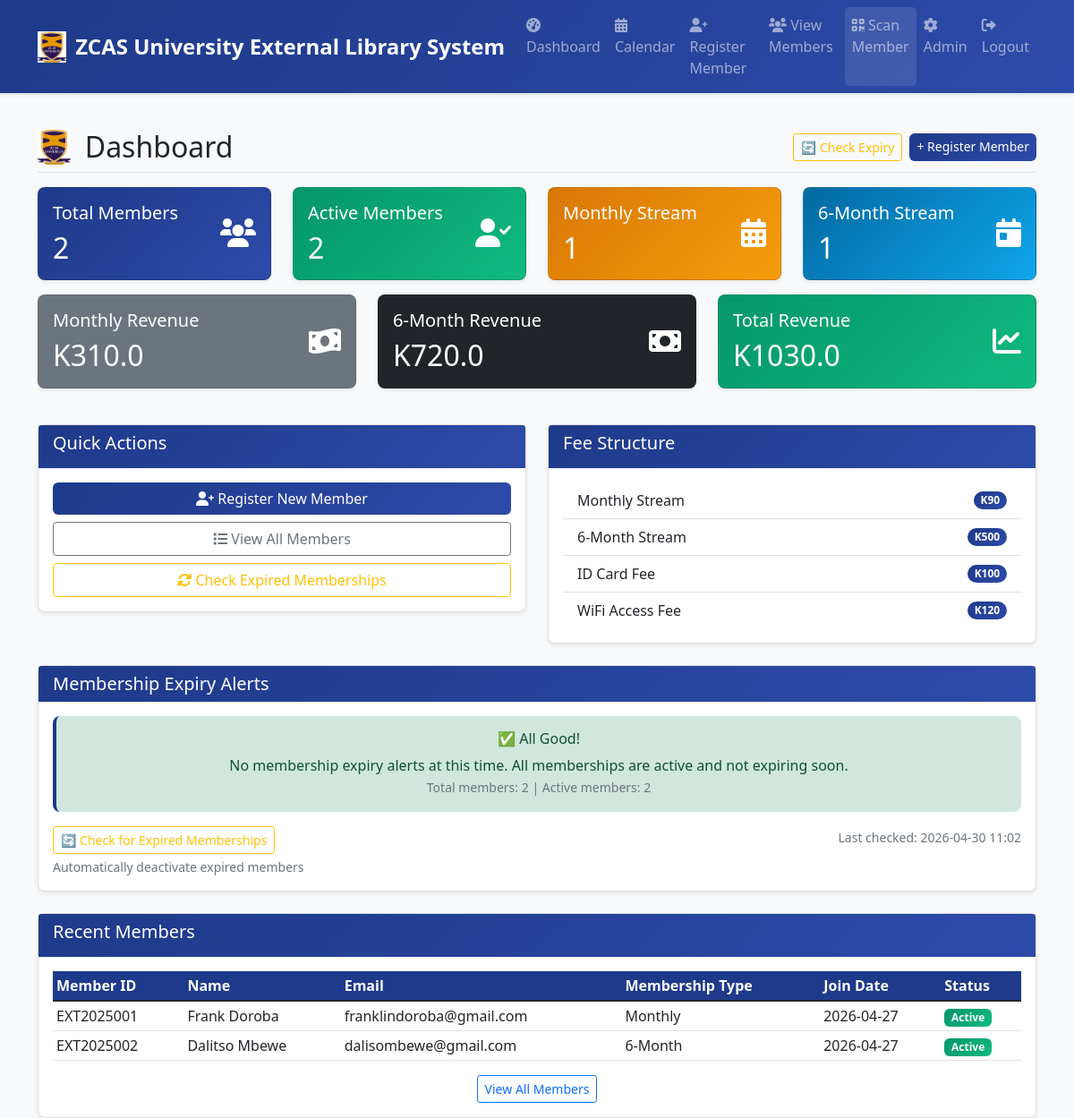
Screenshot of /dashboard (signed in) with the database file from the repository.
### app.py (models this page shows)
class Member(db.Model):
    id = db.Column(db.Integer, primary_key=True)
    member_id = db.Column(db.String(20), unique=True, nullable=False)
    full_name = db.Column(db.String(100), nullable=False)
    email = db.Column(db.String(120), nullable=False)
    phone = db.Column(db.String(20), nullable=False)
    address = db.Column(db.Text, nullable=False)
    nrc_number = db.Column(db.String(50), nullable=False)
    nationality = db.Column(db.String(50), default='Zambian')
    membership_type = db.Column(db.String(20), nullable=False)
    duration_months = db.Column(db.Integer, default=1)
    photo_path = db.Column(db.String(200), nullable=True)
    receipt_number = db.Column(db.String(50), nullable=True)
    registration_date = db.Column(db.DateTime, default=datetime.utcnow)
    expiry_date = db.Column(db.DateTime, nullable=True)
    status = db.Column(db.String(20), default='active')
    rfid_uid = db.Column(db.String(50), unique=True,
                         nullable=True)  # RFID UID field
    payments = db.relationship('Payment', backref='member', lazy=True)
    access_logs = db.relationship('AccessLog', backref='member', lazy=True)
    current_session = db.relationship(
        'CurrentSession', backref='member', uselist=False)

### app.py (the view)
@app.route('/dashboard')
@login_required
def dashboard():
    try:
        total_members = Member.query.count()
        active_members = Member.query.filter(Member.status == 'active').count()
        expired_members = Member.query.filter(
            Member.status == 'expired').count()
        current_in_library = CurrentSession.query.count()
        monthly_members = Member.query.filter_by(
            membership_type='monthly').count()
        six_months_members = Member.query.filter_by(
            membership_type='six_months').count()
        monthly_revenue = 0
        six_months_revenue = 0
        total_revenue = 0
        payments = Payment.query.all()
        for payment in payments:
            fee_breakdown = payment.get_fee_breakdown()
            if fee_breakdown.get('membership_type') == 'monthly':
                monthly_revenue += payment.amount
            elif fee_breakdown.get('membership_type') == 'six_months':
                six_months_revenue += payment.amount
            total_revenue += payment.amount
        members = Member.query.order_by(Member.registration_date.desc()).all()
        logo_exists = os.path.exists('static/images/logo.png')
        return render_template('dashboard.html',
                               total_members=total_members,
                               active_members=active_members,
                               expired_members=expired_members,
                               current_in_library=current_in_library,
                               monthly_members=monthly_members,
                               six_months_members=six_months_members,
                               monthly_revenue=monthly_revenue,
                               six_months_revenue=six_months_revenue,
                               total_revenue=total_revenue,
                               members=members,
                               logo_exists=logo_exists)
    except Exception as e:
        print(f"❌ Dashboard error: {e}")
        flash(f'Error loading dashboard: {str(e)}', 'error')
        return render_template('dashboard.html',
                               total_members=0, active_members=0, expired_members=0,
                               current_in_library=0,
                               monthly_members=0, six_months_members=0,
                               monthly_revenue=0, six_months_revenue=0, total_revenue=0,
                               members=[], logo_exists=False)

### templates/dashboard.html (shortened to what this page needs)
{% extends "base.html" %}
{% block content %}
<div class="d-flex justify-content-between flex-wrap flex-md-nowrap align-items-center pt-3 pb-2 mb-3 border-bottom">
    <div class="d-flex align-items-center">
        <img src="{{ url_for('static', filename='images/logo.png') }}" alt="Logo" class="me-3" style="height: 40px;">
        <h1 class="h2 mb-0">Dashboard</h1>
    </div>
    <div class="btn-toolbar mb-2 mb-md-0">
        <a href="{{ url_for('auto_check_expiry') }}" class="btn btn-sm btn-outline-warning me-2">
            🔄 Check Expiry
        </a>
        <a href="{{ url_for('register_member') }}" class="btn btn-sm btn-primary">
            + Register Member
        </a>
    </div>
</div>
<div class="row">
    <div class="col-md-3">
        <div class="card text-white bg-primary mb-3">
            <div class="card-body">
                <div class="d-flex justify-content-between">
                    <div>
                        <h5 class="card-title">Total Members</h5>
                        <h2 class="card-text">{{ total_members }}</h2>
                    </div>
                    <div class="align-self-center">
                        <i class="fas fa-users fa-2x"></i>
                    </div>
                </div>
            </div>
        </div>
    </div>
    <div class="col-md-3">
        <div class="card text-white bg-success mb-3">
            <div class="card-body">
                <div class="d-flex justify-content-between">
                    <div>
                        <h5 class="card-title">Active Members</h5>
                        <h2 class="card-text">{{ active_members }}</h2>
                    </div>
                    <div class="align-self-center">
                        <i class="fas fa-user-check fa-2x"></i>
                    </div>
                </div>
            </div>
        </div>
    </div>
    <div class="col-md-3">
        <div class="card text-white bg-warning mb-3">
            <div class="card-body">
                <div class="d-flex justify-content-between">
                    <div>
                        <h5 class="card-title">Monthly Stream</h5>
                        <h2 class="card-text">{{ monthly_members }}</h2>
                    </div>
                    <div class="align-self-center">
                        <i class="fas fa-calendar-alt fa-2x"></i>
                    </div>
                </div>
            </div>
        </div>
    </div>
    <div class="col-md-3">
        <div class="card text-white bg-info mb-3">
            <div class="card-body">
                <div class="d-flex justify-content-between">
                    <div>
                        <h5 class="card-title">6-Month Stream</h5>
                        <h2 class="card-text">{{ six_months_members }}</h2>
                    </div>
                    <div class="align-self-center">
                        <i class="fas fa-calendar-day fa-2x"></i>
                    </div>
                </div>
            </div>
        </div>
    </div>
</div>
<div class="row">
    <div class="col-md-4">
        <div class="card text-white bg-secondary mb-3">
            <div class="card-body">
                <div class="d-flex justify-content-between">
                    <div>
                        <h5 class="card-title">Monthly Revenue</h5>
                        <h2 class="card-text">K{{ monthly_revenue }}</h2>
                    </div>
                    <div class="align-self-center">
                        <i class="fas fa-money-bill-wave fa-2x"></i>
                    </div>
                </div>
            </div>
        </div>
    </div>
    <div class="col-md-4">
        <div class="card text-white bg-dark mb-3">
            <div class="card-body">
                <div class="d-flex justify-content-between">
                    <div>
                        <h5 class="card-title">6-Month Revenue</h5>
                        <h2 class="card-text">K{{ six_months_revenue }}</h2>
                    </div>
                    <div class="align-self-center">
                        <i class="fas fa-money-bill fa-2x"></i>
                    </div>
                </div>
            </div>
        </div>
    </div>
    <div class="col-md-4">
        <div class="card text-white bg-success mb-3">
            <div class="card-body">
                <div class="d-flex justify-content-between">
                    <div>
                        <h5 class="card-title">Total Revenue</h5>
                        <h2 class="card-text">K{{ total_revenue }}</h2>
                    </div>
                    <div class="align-self-center">
                        <i class="fas fa-chart-line fa-2x"></i>
                    </div>
                </div>
            </div>
        </div>
    </div>
</div>
<div class="row mt-4">
    <div class="col-md-6">
        <div class="card">
            <div class="card-header">
                <h5>Quick Actions</h5>
            </div>
            <div class="card-body">
                <div class="d-grid gap-2">
                    <a href="{{ url_for('register_member') }}" class="btn btn-primary">
                        <i class="fas fa-user-plus"></i> Register New Member
                    </a>
                    <a href="{{ url_for('view_members') }}" class="btn btn-outline-secondary">
                        <i class="fas fa-list"></i> View All Members
                    </a>
                    <a href="{{ url_for('auto_check_expiry') }}" class="btn btn-outline-warning">
                        <i class="fas fa-sync-alt"></i> Check Expired Memberships
                    </a>
                </div>
            </div>
        </div>
    </div>
    <div class="col-md-6">
        <div class="card">
            <div class="card-header">
                <h5>Fee Structure</h5>
            </div>
            <div class="card-body">
                <ul class="list-group list-group-flush">
                    <li class="list-group-item d-flex justify-content-between align-items-center">
                        Monthly Stream
                        <span class="badge bg-primary rounded-pill">K90</span>
                    </li>
                    <li class="list-group-item d-flex justify-content-between align-items-center">
                        6-Month Stream
                        <span class="badge bg-primary rounded-pill">K500</span>
                    </li>
                    <li class="list-group-item d-flex justify-content-between align-items-center">
                        ID Card Fee
                        <span class="badge bg-primary rounded-pill">K100</span>
                    </li>
                    <li class="list-group-item d-flex justify-content-between align-items-center">
                        WiFi Access Fee
                        <span class="badge bg-primary rounded-pill">K120</span>
                    </li>
                </ul>
            </div>
        </div>
    </div>
</div>
<div class="row mt-4">
    <div class="col-12">
        <div class="card">
            <div class="card-header">
                <h5 class="mb-0">Membership Expiry Alerts</h5>
            </div>
            <div class="card-body">
                {% set expiring_soon = [] %}
                {% set expired_members = [] %}
                {% for member in members %}
                {% if member.expiry_date %}
                {% set days_left = (member.expiry_date - now).days %}
                {% if days_left <= 7 and days_left> 0 and member.status == 'active' %}
                    {% set _ = expiring_soon.append(member) %}
                    {% elif days_left <= 0 and member.status=='active' %} {% set _=expired_members.append(member) %} {%
                        endif %} {% endif %} {% endfor %}
                        {% if not expiring_soon and not expired_members %}
                        <div class="alert alert-success">
                            <div class="text-center">
                                <h6>✅ All Good!</h6>
                                <p class="mb-0">No membership expiry alerts at this time. All memberships are active and
                                    not expiring soon.</p>
                                <small class="text-muted">
                                    Total members: {{ total_members }} | Active members: {{ active_members }}
                                </small>
                            </div>
                        </div>
                        {% endif %}
                        <div class="mt-3">
                            <div class="row">
                                <div class="col-md-6">
                                    <a href="{{ url_for('auto_check_expiry') }}" class="btn btn-outline-warning btn-sm">
                                        🔄 Check for Expired Memberships
                                    </a>
                                    <small class="text-muted d-block mt-1">Automatically deactivate expired
                                        members</small>
                                </div>
                                <div class="col-md-6 text-end">
                                    <small class="text-muted">
                                        Last checked: {{ now.strftime('%Y-%m-%d %H:%M') if now else 'Never' }}
                                    </small>
                                </div>
                            </div>
                        </div>
            </div>
        </div>
    </div>
</div>
<div class="row mt-4">
    <div class="col-12">
        <div class="card">
            <div class="card-header">
                <h5>Recent Members</h5>
            </div>
            <div class="card-body">
                {% set recent_members = members[:5] %}
                {% if recent_members %}
                <div class="table-responsive">
                    <table class="table table-sm">
                        <thead>
                            <tr>
                                <th>Member ID</th>
                                <th>Name</th>
                                <th>Email</th>
                                <th>Membership Type</th>
                                <th>Join Date</th>
                                <th>Status</th>
                            </tr>
                        </thead>
                        <tbody>
                            {% for member in recent_members %}
                            <tr>
                                <td>{{ member.member_id }}</td>
                                <td>{{ member.full_name }}</td>
                                <td>{{ member.email }}</td>
                                <td>
                                    {% if member.membership_type == 'monthly' %}
                                    Monthly
                                    {% else %}
                                    6-Month
                                    {% endif %}
                                </td>
                                <td>{{ member.registration_date.strftime('%Y-%m-%d') }}</td>
                                <td>
                                    {% if member.status == 'active' %}
                                    <span class="badge bg-success">Active</span>
                                    {% else %}
                                    <span class="badge bg-danger">Expired</span>
                                    {% endif %}
                                </td>
                            </tr>
                            {% endfor %}
                        </tbody>
                    </table>
                </div>
                <div class="text-center">
                    <a href="{{ url_for('view_members') }}" class="btn btn-sm btn-outline-primary">View All Members</a>
                </div>
                {% else %}
                <p class="text-center text-muted">No members registered yet.</p>
                <div class="text-center">
                    <a href="{{ url_for('register_member') }}" class="btn btn-sm btn-primary">Register First Member</a>
                </div>
                {% endif %}
            </div>
        </div>
    </div>
</div>
{% endblock %}

### rows the page displays
Member: member_id "EXT2025001", full_name "Frank Doroba", email "franklindoroba@gmail.com", membership_type "Monthly", registration_date "2026-04-27", status "Active"
Member: member_id "EXT2025002", full_name "Dalitso Mbewe", email "dalisombewe@gmail.com", membership_type "6-Month", registration_date "2026-04-27", status "Active"

### other values shown
{{ total_members }} "2"
{{ active_members }} "2"
{{ monthly_members }} "1"
{{ six_months_members }} "1"
{{ monthly_revenue }} "310.0"
{{ six_months_revenue }} "720.0"
{{ total_revenue }} "1030.0"
